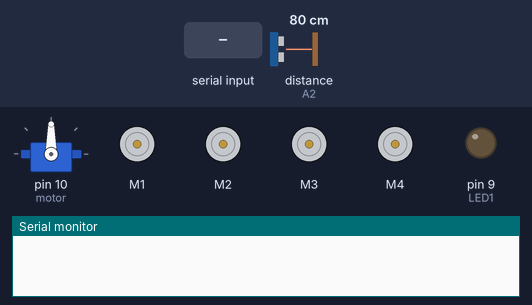
The sketch below on a simulated Arduino Uno, built with avr-gcc and run on an emulated ATmega328P. Parts: servo, 4 × DC motor (green arrow = forward, orange = backward, longer = faster), output pins drawn as LEDs (lit = HIGH), the last lines printed to the serial monitor. Inputs (shaded band) come from the test bench; at power-on: distance to the obstacle (sensor on A2) 80 cm. The echo pulse lasts 58.3 µs per cm; pins used as bus, display or sensor lines are not drawn.

Above: at 1.2 s.
1.3 s: "<R>" received over Serial
At 1.9 s:
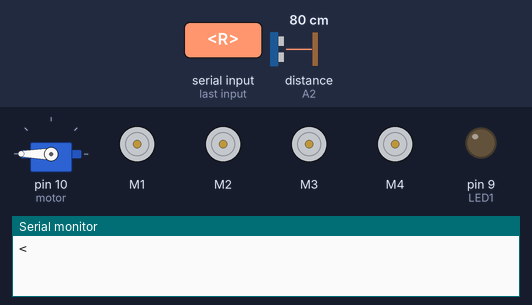
4.3 s: byte 60 ('<') received over Serial
At 6.2 s:
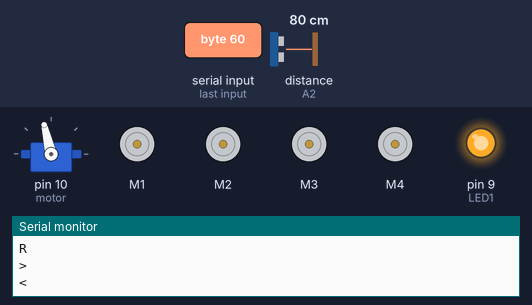
7.1 s: byte 71 ('G') received over Serial
At 8.3 s:
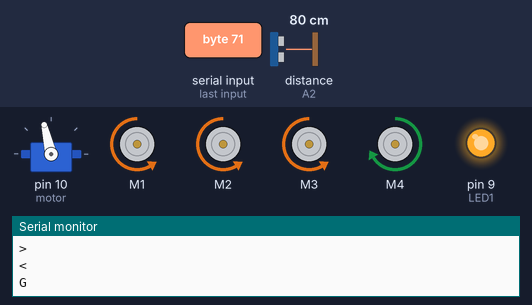
8.6 s: byte 73 ('I') received over Serial
At 9.5 s:
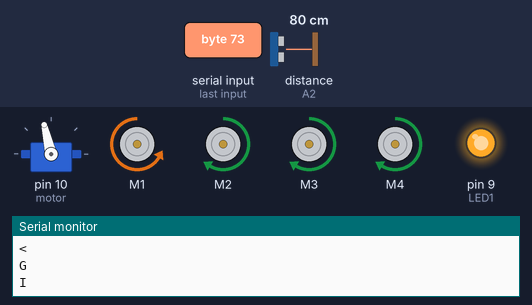
10.1 s: byte 72 ('H') received over Serial
At 10.6 s:
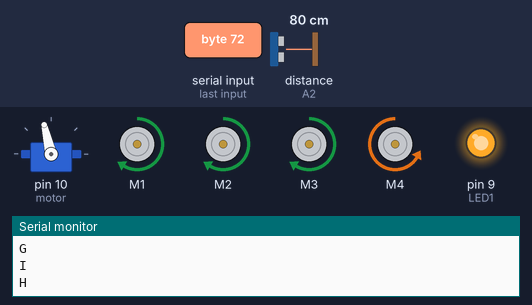
11.6 s: byte 74 ('J') received over Serial
At 13.0 s:
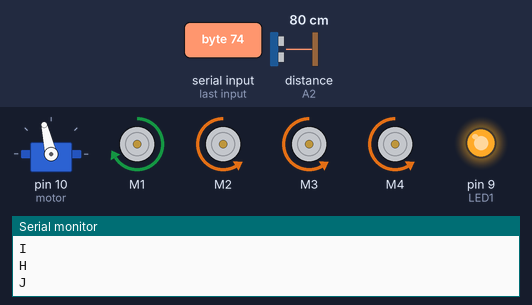
Timing chart, 0 to 14.1 s (numbered marks = the images above; inputs shaded):
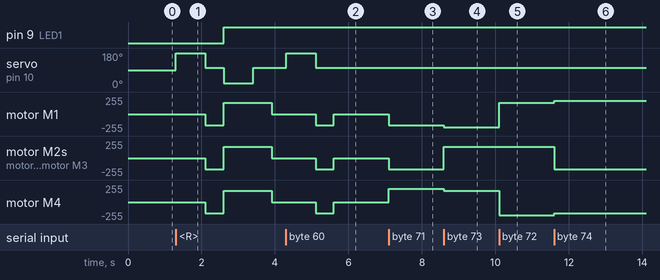

Measured:
- after the input at 1.3 s, pin 9 (LED1): LOW → HIGH after 1.3 s; servo on pin 10 (motor): 90° → 180° at once, → 103° 0.81 s later, → 20° 0.50 s later, → 103° 0.81 s later; motor M1–4: stopped → backward 170/255 after 0.81 s, → forward 170/255 0.50 s later, → stopped 1.3 s later
- after the input at 4.3 s, servo on pin 10 (motor): 103° → 180° at once, → 103° 0.81 s later; motor M1–4: stopped → backward 170/255 after 0.81 s, → stopped 0.50 s later
- after the input at 7.1 s, motor M1–3: stopped → backward 170/255 at once; motor M4: stopped → forward 200/255 at once
- after the input at 8.6 s, motor M1: backward 170/255 → backward 200/255 at once; motor M2, motor M3: backward 170/255 → forward 170/255 at once; motor M4: forward 200/255 → forward 170/255 at once
- after the input at 10.1 s, motor M1: backward 200/255 → forward 170/255 at once; motor M4: forward 170/255 → backward 200/255 at once
- after the input at 11.6 s, motor M1: forward 170/255 → forward 200/255 at once; motor M2, motor M3: forward 170/255 → backward 170/255 at once; motor M4: backward 200/255 → backward 170/255 at once

The sketch:

sketch_jun24a.ino
```cpp
#include <Servo.h>
#include <AFMotor.h>

#define Echo A2
#define Trig A3
#define motor 10
#define Speed 170
#define spoint 103
#define movSpeed 200

char value;
int distance;
int Left;
int Right;
int L = 0;
int R = 0;
int L1 = 0;
int R1 = 0;

Servo servo;
AF_DCMotor M1(1);
AF_DCMotor M2(2);
AF_DCMotor M3(3);
AF_DCMotor M4(4);

int LED1 = 9;  // Define additional LED pin 1
int LED2 = 10; // Define additional LED pin 2

void setup() {
  Serial.begin(9600);
  pinMode(Trig, OUTPUT);
  pinMode(Echo, INPUT);
  pinMode(LED1, OUTPUT); // Initialize LED pin 1
  pinMode(LED2, OUTPUT); // Initialize LED pin 2
  servo.attach(motor);
  M1.setSpeed(Speed);
  M2.setSpeed(Speed);
  M3.setSpeed(Speed);
  M4.setSpeed(Speed);
}

void loop() {
  //Obstacle();
  Bluetoothcontrol();
  voicecontrol();
}

void Bluetoothcontrol() {
  if (Serial.available() > 0) {
    value = Serial.read();
    Serial.println(value);
  }
  if (value == 'R') {
    forward();
    digitalWrite(LED1, HIGH); // Turn on LED1 when moving forward
  } else if (value == 'L') {
    backward();
    digitalWrite(LED2, HIGH); // Turn on LED2 when moving backward
  } else if (value == 'B') {
    left();
    digitalWrite(LED2, HIGH); // Turn on LED2 when moving left
  } else if (value == 'F') {
    right();
    digitalWrite(LED1, HIGH); // Turn on LED1 when moving right
  } else if (value == 'S') {
    Stop();
    digitalWrite(LED1, LOW); // Turn off LED1 when stopping
    digitalWrite(LED2, LOW); // Turn off LED2 when stopping
  } else if (value == 'G') {
    forwardLeft();
    digitalWrite(LED1, HIGH); // Turn on LED1 when moving forward left
  } else if (value == 'I') {
    forwardRight();
    digitalWrite(LED1, HIGH); // Turn on LED1 when moving forward right
  } else if (value == 'H') {
    backwardLeft();
    digitalWrite(LED2, HIGH); // Turn on LED2 when moving backward left
  } else if (value == 'J') {
    backwardRight();
    digitalWrite(LED2, HIGH); // Turn on LED2 when moving backward right
  }
}

void Obstacle() {
  distance = ultrasonic();
  if (distance <= 10) {
    Stop();
    left();
    delay(100);
    Stop();
    L = leftsee();
    servo.write(spoint);
    delay(800);
    R = rightsee();
    servo.write(spoint);
    if (L < R) {
      forward();
      delay(500);
      Stop();
      delay(200);
    } else if (L > R) {
      backward();
      delay(500);
      Stop();
      delay(200);
    }
  } else {
    right();
  }
}

void voicecontrol() {
  if (Serial.available() > 0) {
    value = Serial.read();
    Serial.println(value);
    if (value == '^') {
      right();
      digitalWrite(LED1, HIGH); // Turn on LED1 when moving right
    } else if (value == '-') {
      left();
      digitalWrite(LED2, HIGH); // Turn on LED2 when moving left
    } else if (value == '<') {
      L = leftsee();
      servo.write(spoint);
      if (L >= 10 ) {
        backward();
        delay(500);
        Stop();
      } else if (L < 10) {
        Stop();
      }
    } else if (value == '>') {
      R = rightsee();
      servo.write(spoint);
      if (R >= 10 ) {
        forward();
        delay(500);
        Stop();
      } else if (R < 10) {
        Stop();
      }
    } else if (value == '*') {
      Stop();
      digitalWrite(LED1, LOW); // Turn off LED1 when stopping
      digitalWrite(LED2, LOW); // Turn off LED2 when stopping
    }
  }
}

// Ultrasonic sensor distance reading function
int ultrasonic() {
  digitalWrite(Trig, LOW);
  delayMicroseconds(4);
  digitalWrite(Trig, HIGH);
  delayMicroseconds(10);
  digitalWrite(Trig, LOW);
  long t = pulseIn(Echo, HIGH);
  long cm = t / 29 / 2; //time convert distance
  return cm;
}

void forward() {
  M1.run(FORWARD);
  M2.run(FORWARD);
  M3.run(FORWARD);
  M4.run(FORWARD);
}

void backward() {
  M1.run(BACKWARD);
  M2.run(BACKWARD);
  M3.run(BACKWARD);
  M4.run(BACKWARD);
}

void right() {
  M1.run(BACKWARD);
  M2.run(BACKWARD);
  M3.run(FORWARD);
  M4.run(FORWARD);
}

void left() {
  M1.run(FORWARD);
  M2.run(FORWARD);
  M3.run(BACKWARD);
  M4.run(BACKWARD);
}

void Stop() {
  M1.run(RELEASE);
  M2.run(RELEASE);
  M3.run(RELEASE);
  M4.run(RELEASE);
}

int rightsee() {
  servo.write(20);
  delay(800);
  Left = ultrasonic();
  return Left;
}

int leftsee() {
  servo.write(180);
  delay(800);
  Right = ultrasonic();
  return Right;
}

void forwardLeft() {
  M1.run(BACKWARD);  // Bottom right
  M1.setSpeed(Speed);
  M2.run(BACKWARD);  // Bottom left
  M2.setSpeed(Speed);
  M3.run(BACKWARD);  // Top right
  M3.setSpeed(Speed);
  M4.run(FORWARD);   // Top left
  M4.setSpeed(movSpeed);
}

void forwardRight() {
  M1.run(BACKWARD);  // Bottom right
  M1.setSpeed(movSpeed);
  M2.run(FORWARD);   // Bottom left
  M2.setSpeed(Speed);
  M3.run(FORWARD);   // Top right
  M3.setSpeed(Speed);
  M4.run(FORWARD);   // Top left
  M4.setSpeed(Speed);
}

void backwardLeft() {
  M1.run(FORWARD);  // Bottom right
  M1.setSpeed(Speed);
  M2.run(FORWARD);  // Bottom left
  M2.setSpeed(Speed);
  M3.run(FORWARD);  // Top right
  M3.setSpeed(Speed);
  M4.run(BACKWARD); // Top left
  M4.setSpeed(movSpeed);
}

void backwardRight() {
  M1.run(FORWARD);  // Bottom right
  M1.setSpeed(movSpeed);
  M2.run(BACKWARD); // Bottom left
  M2.setSpeed(Speed);
  M3.run(BACKWARD); // Top right
  M3.setSpeed(Speed);
  M4.run(BACKWARD); // Top left
  M4.setSpeed(Speed);
}
```
